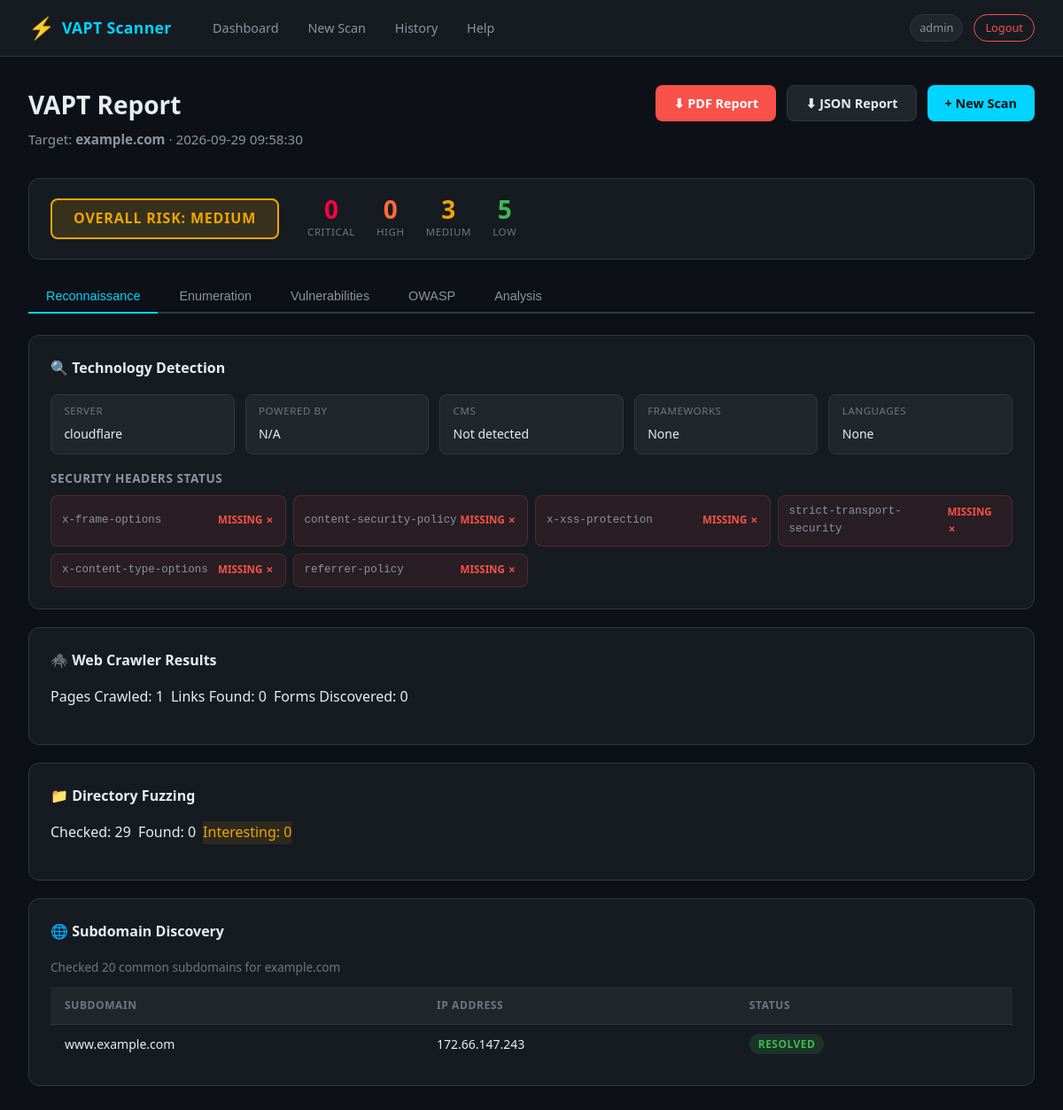
The app's page /scan/670e4bc2-2ffd-44b0-a5ed-4e7ee3fd1de7/results (signed in) with its own data.
### tables this page shows
CREATE TABLE scans (
                id TEXT PRIMARY KEY,
                user_id INTEGER NOT NULL,
                target TEXT NOT NULL,
                scan_type TEXT DEFAULT 'full',
                status TEXT DEFAULT 'running',
                results TEXT,
                critical_count INTEGER DEFAULT 0,
                high_count INTEGER DEFAULT 0,
                medium_count INTEGER DEFAULT 0,
                low_count INTEGER DEFAULT 0,
                created_at TIMESTAMP DEFAULT CURRENT_TIMESTAMP,
                updated_at TIMESTAMP DEFAULT CURRENT_TIMESTAMP,
                FOREIGN KEY (user_id) REFERENCES users(id)
            );

### app.py (the view)
@app.route('/scan/<scan_id>/results')
def scan_results(scan_id):
    if 'user_id' not in session:
        return redirect(url_for('login'))
    scan = db.get_scan(scan_id)
    if not scan:
        flash('Scan not found.', 'error')
        return redirect(url_for('history'))
    results = json.loads(scan['results']) if scan['results'] else {}
    return render_template('results.html', scan=scan, results=results)

### modules/database.py (called while the page is built)
    def get_conn(self):
        conn = sqlite3.connect(self.db_path)
        conn.row_factory = sqlite3.Row
        return conn

    def get_scan(self, scan_id):
        conn = self.get_conn()
        scan = conn.execute('SELECT * FROM scans WHERE id = ?', (scan_id,)).fetchone()
        conn.close()
        return dict(scan) if scan else None

### templates/results.html (shortened to what this page needs)
{% extends "base.html" %}
{% block extra_css %}
<link rel="stylesheet" href="{{ url_for('static', filename='css/results.css') }}">
{% endblock %}
{% block content %}
<div class="page-header">
    <div>
        <h1 class="page-title">VAPT Report</h1>
        <p class="page-subtitle">Target: <strong>{{ scan.target }}</strong> · {{ scan.created_at }}</p>
    </div>
    <div class="header-actions">
        <a href="{{ url_for('download_pdf', scan_id=scan.id) }}" class="btn-danger">⬇ PDF Report</a>
        <a href="{{ url_for('download_json', scan_id=scan.id) }}" class="btn-secondary">⬇ JSON Report</a>
        <a href="{{ url_for('scan') }}" class="btn-primary">+ New Scan</a>
    </div>
</div>
{% set analysis = results.get('analysis', {}) %}
{% set sc = analysis.get('severity_counts', {}) %}
{% set risk = analysis.get('overall_risk', 'Unknown') %}
<div class="risk-overview">
    <div class="risk-badge risk-badge--{{ risk|lower }}">
        Overall Risk: {{ risk }}
    </div>
    <div class="sev-counts">
        <div class="sev-count sev-count--critical">
            <span class="count-num">{{ sc.get('Critical', 0) }}</span>
            <span class="count-label">Critical</span>
        </div>
        <div class="sev-count sev-count--high">
            <span class="count-num">{{ sc.get('High', 0) }}</span>
            <span class="count-label">High</span>
        </div>
        <div class="sev-count sev-count--medium">
            <span class="count-num">{{ sc.get('Medium', 0) }}</span>
            <span class="count-label">Medium</span>
        </div>
        <div class="sev-count sev-count--low">
            <span class="count-num">{{ sc.get('Low', 0) }}</span>
            <span class="count-label">Low</span>
        </div>
    </div>
</div>
<div class="results-tabs">
    <button class="tab-btn active" data-tab="recon">Reconnaissance</button>
    <button class="tab-btn" data-tab="enum">Enumeration</button>
    <button class="tab-btn" data-tab="vulns">Vulnerabilities</button>
    <button class="tab-btn" data-tab="owasp">OWASP</button>
    <button class="tab-btn" data-tab="analysis">Analysis</button>
</div>
<div class="tab-content active" id="tab-recon">
    {% set tech = results.get('tech', {}) %}
    <div class="result-section">
        <h3 class="section-title">🔍 Technology Detection</h3>
        <div class="info-grid">
            <div class="info-item"><span class="info-label">Server</span><span class="info-value">{{ tech.get('server', 'Unknown') }}</span></div>
            <div class="info-item"><span class="info-label">Powered By</span><span class="info-value">{{ tech.get('powered_by', 'N/A') or 'N/A' }}</span></div>
            <div class="info-item"><span class="info-label">CMS</span><span class="info-value">{{ tech.get('cms', 'Not detected') or 'Not detected' }}</span></div>
            <div class="info-item"><span class="info-label">Frameworks</span><span class="info-value">{{ tech.get('frameworks', [])|join(', ') or 'None' }}</span></div>
            <div class="info-item"><span class="info-label">Languages</span><span class="info-value">{{ tech.get('languages', [])|join(', ') or 'None' }}</span></div>
        </div>
        {% if tech.get('interesting_headers') %}
        <h4 class="subsection-title">Security Headers Status</h4>
        <div class="headers-grid">
            {% for header, value in tech.get('interesting_headers', {}).items() %}
            <div class="header-item {% if value == 'MISSING' %}header-item--missing{% else %}header-item--present{% endif %}">
                <span class="header-name">{{ header }}</span>
                <span class="header-status">{{ 'MISSING ✗' if value == 'MISSING' else 'PRESENT ✓' }}</span>
            </div>
            {% endfor %}
        </div>
        {% endif %}
    </div>
    {% set crawl = results.get('crawl', {}) %}
    <div class="result-section">
        <h3 class="section-title">🕷️ Web Crawler Results</h3>
        <div class="meta-row">
            <span class="meta-tag">Pages Crawled: {{ crawl.get('pages_crawled', 0) }}</span>
            <span class="meta-tag">Links Found: {{ crawl.get('links', [])|length }}</span>
            <span class="meta-tag">Forms Discovered: {{ crawl.get('forms', [])|length }}</span>
        </div>
    </div>
    {% set dirs = results.get('dirs', {}) %}
    <div class="result-section">
        <h3 class="section-title">📁 Directory Fuzzing</h3>
        <div class="meta-row">
            <span class="meta-tag">Checked: {{ dirs.get('total_checked', 0) }}</span>
            <span class="meta-tag">Found: {{ dirs.get('found', [])|length }}</span>
            <span class="meta-tag warning-tag">Interesting: {{ dirs.get('interesting', [])|length }}</span>
        </div>
    </div>
    {% set subs = results.get('subdomains', {}) %}
    <div class="result-section">
        <h3 class="section-title">🌐 Subdomain Discovery</h3>
        <p class="section-meta">Checked {{ subs.get('checked', 0) }} common subdomains for {{ subs.get('base_domain', '') }}</p>
        {% if subs.get('found') %}
        <table class="data-table">
            <thead><tr><th>Subdomain</th><th>IP Address</th><th>Status</th></tr></thead>
            <tbody>
                {% for s in subs.get('found', []) %}
                <tr><td>{{ s.subdomain }}</td><td>{{ s.ip }}</td><td><span class="badge badge--completed">{{ s.status }}</span></td></tr>
                {% endfor %}
            </tbody>
        </table>
        {% else %}
        <p class="muted">No subdomains resolved.</p>
        {% endif %}
    </div>
</div>
    {% set ports = results.get('ports', {}) %}
    {% set services = results.get('services', {}) %}
    {% set os = results.get('os', {}) %}
    {% set headers = results.get('headers', {}) %}
    {% set ssl = results.get('ssl', {}) %}
        {% set ssl_info = ssl.get('info', {}) %}
    {% set api = results.get('api', {}) %}
    {% set owasp = results.get('owasp', {}) %}
{% endblock %}

### static/css/main.css (style rules this page uses)
:root { --bg-primary: #0d1117; --bg-secondary: #161b22; --bg-tertiary: #21262d; --border: #30363d; --text-primary: #e6edf3; --text-secondary: #8b949e; --text-muted: #6e7681; --accent: #00d4ff; --accent-dark: #0099cc; --success: #3fb950; --warning: #d29922; --danger: #f85149; --critical: #ff0040; --high: #ff6b35; --medium: #f0a500; --low: #3fb950; --info: #58a6ff; --radius: 8px; --radius-lg: 12px; --shadow: 0 4px 16px rgba(0,0,0,0.4); --shadow-sm: 0 2px 8px rgba(0,0,0,0.3); --font: 'Segoe UI', system-ui, -apple-system, sans-serif; --font-mono: 'Cascadia Code', 'Fira Code', 'Consolas', monospace; --nav-height: 64px; }
*, *::before, *::after { box-sizing: border-box; margin: 0; padding: 0; }
html { scroll-behavior: smooth; }
body { font-family: var(--font); background: var(--bg-primary); color: var(--text-primary); min-height: 100vh; line-height: 1.6; }
a { color: var(--accent); text-decoration: none; }
.page-header { display: flex; align-items: flex-start; justify-content: space-between; margin-bottom: 2rem; flex-wrap: wrap; gap: 1rem; }
.page-title { font-size: 1.75rem; font-weight: 700; color: var(--text-primary); }
.page-subtitle { color: var(--text-secondary); font-size: 0.95rem; margin-top: 0.25rem; }
.btn-primary { display: inline-flex; align-items: center; gap: 0.5rem; padding: 0.5rem 1.25rem; background: var(--accent); color: var(--bg-primary); border: none; border-radius: var(--radius); font-size: 0.9rem; font-weight: 600; cursor: pointer; transition: background 0.15s, transform 0.1s; text-decoration: none; }
.btn-secondary { display: inline-flex; align-items: center; gap: 0.5rem; padding: 0.5rem 1.25rem; background: var(--bg-tertiary); color: var(--text-primary); border: 1px solid var(--border); border-radius: var(--radius); font-size: 0.9rem; font-weight: 600; cursor: pointer; transition: background 0.15s; text-decoration: none; }
.btn-danger { display: inline-flex; align-items: center; gap: 0.5rem; padding: 0.5rem 1.25rem; background: var(--danger); color: white; border: none; border-radius: var(--radius); font-size: 0.9rem; font-weight: 600; cursor: pointer; text-decoration: none; transition: opacity 0.15s; }
.badge { display: inline-block; padding: 2px 10px; border-radius: 20px; font-size: 0.75rem; font-weight: 600; text-transform: uppercase; letter-spacing: 0.04em; }
.badge--completed { background: rgba(63,185,80,0.15); color: var(--success); }
.data-table { width: 100%; border-collapse: collapse; font-size: 0.875rem; }
.data-table th { padding: 0.7rem 1rem; text-align: left; font-size: 0.75rem; font-weight: 600; color: var(--text-muted); text-transform: uppercase; letter-spacing: 0.05em; background: var(--bg-tertiary); border-bottom: 1px solid var(--border); }
.data-table td { padding: 0.65rem 1rem; border-bottom: 1px solid rgba(48,54,61,0.5); color: var(--text-primary); vertical-align: middle; }
.data-table tr:last-child td { border-bottom: none; }

### records on screen
scans: target "example.com", created_at "2026-09-29 09:58:30", get "example.com"

### other values on screen
{{ session.username }} "admin"
{{ risk }} "MEDIUM"
{{ sc.get('Critical', 0) }} "0"
{{ sc.get('High', 0) }} "0"
{{ sc.get('Medium', 0) }} "3"
{{ sc.get('Low', 0) }} "5"
{{ tech.get('server', 'Unknown') }} "cloudflare"
{{ tech.get('powered_by', 'N/A') or 'N/A' }} "N/A"
{{ tech.get('cms', 'Not detected') or 'Not detected' }} "Not detected"
{{ tech.get('frameworks', [])|join(', ') or 'None' }} "None"
{{ tech.get('languages', [])|join(', ') or 'None' }} "None"
{{ header }} "x-frame-options" "content-security-policy" "x-xss-protection" "strict-transport-security" "x-content-type-options" "referrer-policy"
{{ 'MISSING ✗' if value == 'MISSING' else 'PRESENT ✓' }} "MISSING ✗" "MISSING ✗" "MISSING ✗" "MISSING ✗" "MISSING ✗" "MISSING ✗"
{{ crawl.get('pages_crawled', 0) }} "1"
{{ crawl.get('links', [])|length }} "0"
